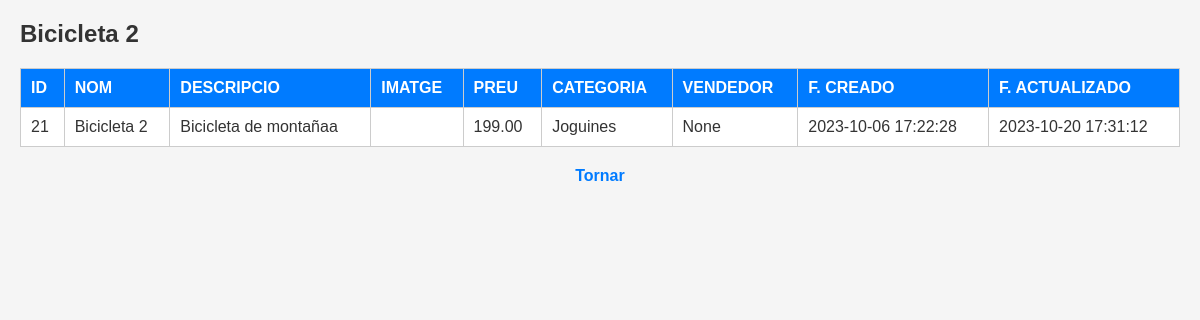
The page /products/read/21 on the database as committed earlier.
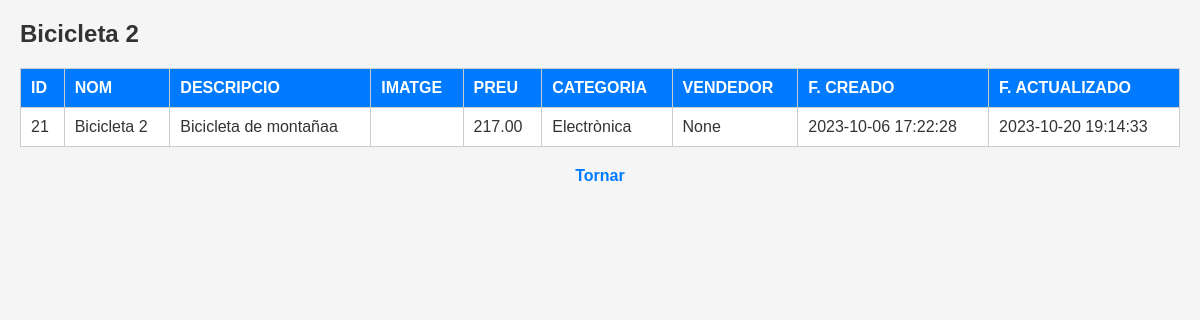
The same page on the database as committed later.
### my_app/models.py (models this page shows)
class Product(db.Model):
    __tablename__ = 'products'
    id = db.Column(db.Integer, primary_key=True)
    title = db.Column(db.Text)
    description = db.Column(db.Text)
    photo = db.Column(db.Text)
    price = db.Column(db.DECIMAL(10, 2))
    category_id = db.Column(db.Integer, db.ForeignKey('categories.id'))
    seller_id = db.Column(db.Integer, db.ForeignKey('users.id'))
    created = db.Column(db.DateTime, default=datetime.utcnow, nullable=False)
    updated = db.Column(db.DateTime, default=datetime.utcnow, nullable=False)

class Category(db.Model):
    __tablename__ = 'categories'
    id = db.Column(db.Integer, primary_key=True)
    name = db.Column(db.Text, unique=True)
    slug = db.Column(db.Text, unique=True)

### my_app/routes_main.py (the view)
@main_bp.route('/products/read/<int:id>')
def products_read(id):
    try:
        (product, category) = db.session.query(Product, Category).join(Category).filter(Product.id == id).one()
        return render_template('products/read.html', product = product, category = category)
    except Exception as error:
        flash(f"Error al mostrar producto: {str(error)}")
        return redirect(url_for('main_bp.list_products'))

### my_app/templates/products/read.html (shortened to what this page needs)
<!DOCTYPE html>
<html lang="en">
<head>
    <link rel="stylesheet" href="/static/read.css">
</head>
<body>
    <h1>{{ product.title }}</h1>
    <table border="1">
        <tr>
            <th>ID</th>
            <th>NOM</th>
            <th>DESCRIPCIO</th>
            <th>IMATGE</th>
            <th>PREU</th>
            <th>CATEGORIA</th>
            <th>VENDEDOR</th>
            <th>F. CREADO</th>
            <th>F. ACTUALIZADO</th>
        </tr>
        <tr>
            <td>{{ product.id }}</td>
            <td>{{ product.title }}</td>
            <td>{{ product.description }}</td>
            <td>{{ product.photo }}</td>
            <td>{{ product.price }}</td>
            <td>{{ category.name }}</td>
            <td>{{ product.seller_id }}</td>
            <td>{{ product.created.strftime("%Y-%m-%d %H:%M:%S") }}</td>
            <td>{{ product.updated.strftime("%Y-%m-%d %H:%M:%S") }}</td>
</tr>
    </table>
    <a href="javascript:history.back()" title="Pagina anterior">Tornar</a>
</body>
</html>
</body>
</html>

Rows that differ between the two databases and show on the page:
no longer on this page (row unchanged): Category: name "Joguines"
changed Product "Bicicleta 2": price "199.00" → "217.00"; updated "2023-10-20 17:31:12" → "2023-10-20 19:14:33"
now on this page (row unchanged): Category: name "Electrònica"
